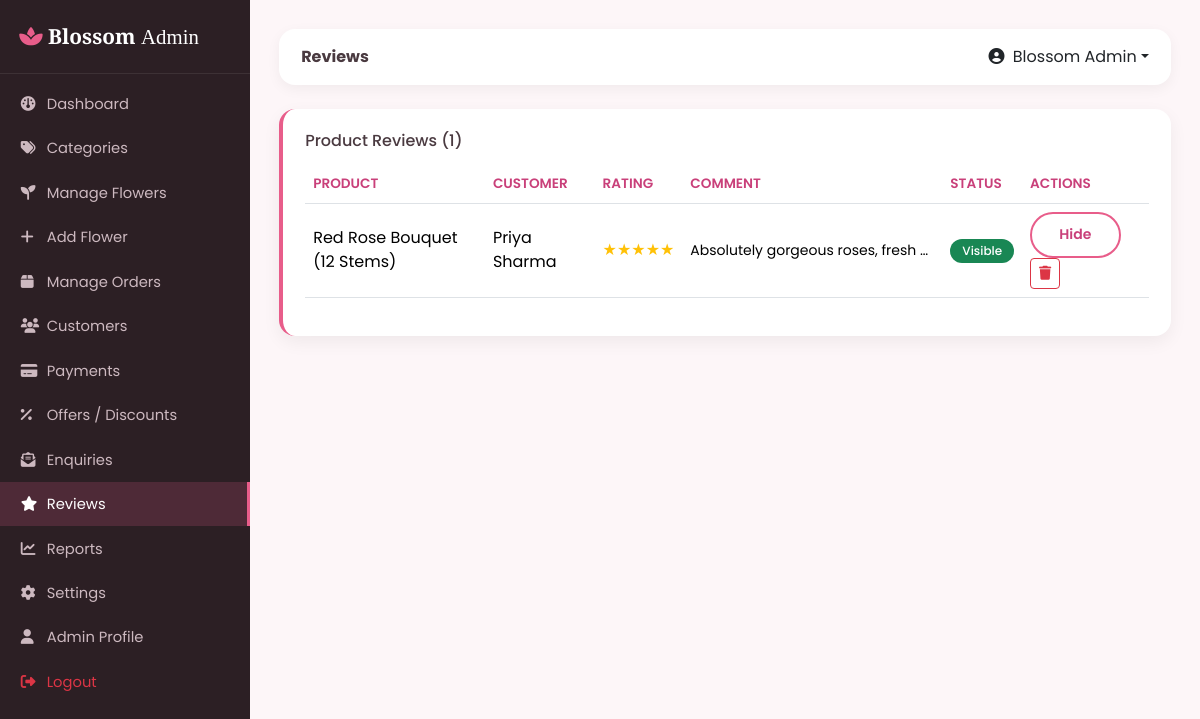
Page /admin/reviews.php (signed in) on the committed database.
### tables this page shows
CREATE TABLE reviews (
    id INT AUTO_INCREMENT PRIMARY KEY,
    product_id INT NOT NULL,
    user_id INT NOT NULL,
    rating INT NOT NULL DEFAULT 5,
    comment TEXT,
    status ENUM('visible','hidden') DEFAULT 'visible',
    created_at TIMESTAMP DEFAULT CURRENT_TIMESTAMP,
    FOREIGN KEY (product_id) REFERENCES products(id) ON DELETE CASCADE,
    FOREIGN KEY (user_id) REFERENCES users(id) ON DELETE CASCADE
);

CREATE TABLE products (
    id INT AUTO_INCREMENT PRIMARY KEY,
    category_id INT NOT NULL,
    name VARCHAR(150) NOT NULL,
    slug VARCHAR(180) NOT NULL UNIQUE,
    description TEXT,
    price DECIMAL(10,2) NOT NULL,
    discount_price DECIMAL(10,2) DEFAULT NULL,
    stock INT NOT NULL DEFAULT 0,
    image VARCHAR(255) DEFAULT NULL,
    rating DECIMAL(2,1) DEFAULT 4.5,
    is_featured TINYINT(1) DEFAULT 0,
    is_bestseller TINYINT(1) DEFAULT 0,
    status ENUM('active','inactive') DEFAULT 'active',
    created_at TIMESTAMP DEFAULT CURRENT_TIMESTAMP,
    FOREIGN KEY (category_id) REFERENCES categories(id) ON DELETE CASCADE
);

CREATE TABLE users (
    id INT AUTO_INCREMENT PRIMARY KEY,
    full_name VARCHAR(100) NOT NULL,
    email VARCHAR(150) NOT NULL UNIQUE,
    phone VARCHAR(20) DEFAULT NULL,
    password VARCHAR(255) NOT NULL,
    address TEXT DEFAULT NULL,
    city VARCHAR(100) DEFAULT NULL,
    status ENUM('active','blocked') DEFAULT 'active',
    created_at TIMESTAMP DEFAULT CURRENT_TIMESTAMP
);

### includes/functions.php (called while the page is built, shortened)
<?php
function e($str) {
    return htmlspecialchars($str ?? '', ENT_QUOTES, 'UTF-8');
}

### admin/reviews.php (the view, shortened to what this page needs)
<?php
require_once __DIR__ . '/../includes/auth.php';
$reviews = $pdo->query("
    SELECT r.*, u.full_name, p.name AS product_name
    FROM reviews r JOIN users u ON r.user_id=u.id JOIN products p ON r.product_id=p.id
    ORDER BY r.created_at DESC
")->fetchAll();
include __DIR__ . '/../includes/header.php';
include __DIR__ . '/includes/sidebar.php';
?>
<div class="dash-card">
  <h6 class="mb-3">Product Reviews (<?php echo count($reviews); ?>)</h6>
  <div class="table-responsive">
    <table class="table table-bfs align-middle">
      <thead><tr><th>Product</th><th>Customer</th><th>Rating</th><th>Comment</th><th>Status</th><th>Actions</th></tr></thead>
      <tbody>
      <?php foreach ($reviews as $r): ?>
        <tr>
          <td><?php echo e($r['product_name']); ?></td>
          <td><?php echo e($r['full_name']); ?></td>
          <td class="text-warning"><?php echo str_repeat('★', $r['rating']) . str_repeat('☆', 5-$r['rating']); ?></td>
          <td style="max-width:260px;" class="small text-truncate"><?php echo e($r['comment']); ?></td>
          <td><span class="badge status-badge bg-<?php echo $r['status']=='visible'?'success':'secondary'; ?>"><?php echo ucfirst($r['status']); ?></span></td>
          <td>
            <a href="?toggle=<?php echo $r['id']; ?>" class="btn btn-sm btn-bloom-outline"><?php echo $r['status']=='visible'?'Hide':'Show'; ?></a>
            <a href="?delete=<?php echo $r['id']; ?>" class="btn btn-sm btn-outline-danger" onclick="return confirm('Delete this review?');"><i class="fa-solid fa-trash"></i></a>
          </td>
        </tr>
      <?php endforeach; ?>
      </tbody>
    </table>
  </div>
</div>
<?php include __DIR__ . '/includes/footer.php'; ?>

### assets/css/style.css (style rules this page uses)
:root { --bfs-pink: #e85d8a; --bfs-pink-dark: #c9407a; --bfs-pink-light: #ffe4ee; --bfs-pink-pale: #fff5f8; --bfs-gold: #f4c95d; --bfs-green: #4caf7d; --bfs-text: #4a3a40; --bfs-muted: #8a7680; --bfs-radius: 16px; --bfs-radius-sm: 10px; --bfs-shadow: 0 10px 30px rgba(232, 93, 138, 0.12); }
* { box-sizing: border-box; }
body { font-family: 'Poppins', 'Segoe UI', sans-serif; color: var(--bfs-text); background-color: #fffafc; }
a { text-decoration: none; }
.btn-bloom-outline { background: transparent; border: 2px solid var(--bfs-pink); color: var(--bfs-pink-dark); padding: 0.65rem 1.7rem; border-radius: 50px; font-weight: 600; transition: all 0.25s ease; }
.dash-card { background: #fff; border-radius: var(--bfs-radius); padding: 1.4rem; box-shadow: 0 6px 18px rgba(0,0,0,0.06); border-left: 4px solid var(--bfs-pink); }
.table-bfs thead { background: var(--bfs-pink-pale); }
.table-bfs th { color: var(--bfs-pink-dark); font-weight: 600; font-size: 0.85rem; text-transform: uppercase; }
.status-badge { font-weight: 500; padding: 6px 12px; border-radius: 20px; }

### rows in the picture
reviews: product.name "Red Rose Bouquet (12 Stems)", user.full_name "Priya Sharma", rating "★★★★★", comment "Absolutely gorgeous roses, fresh…", status "Visible", shows "Hide"

### other values in the picture
$page_title "Reviews"
$_SESSION['admin_name'] "Blossom Admin"
count($reviews) "1"
